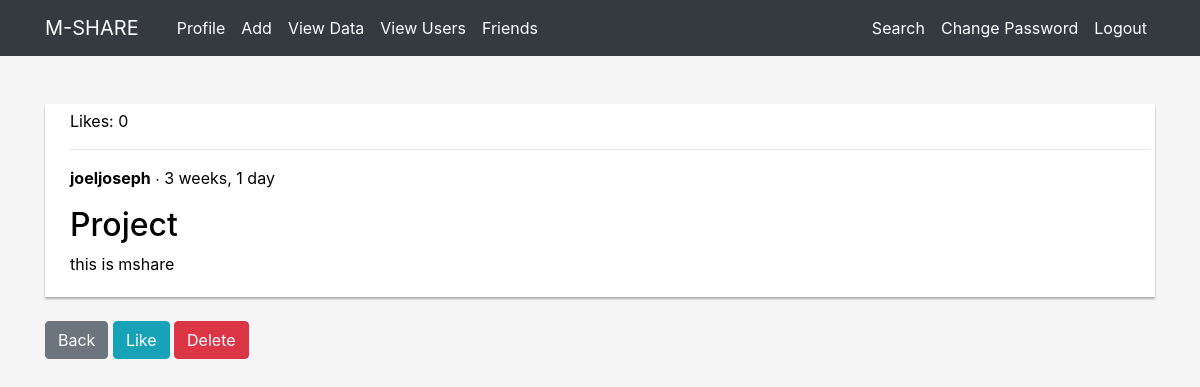
Page /obj/24/ (signed in) on the earlier database version.
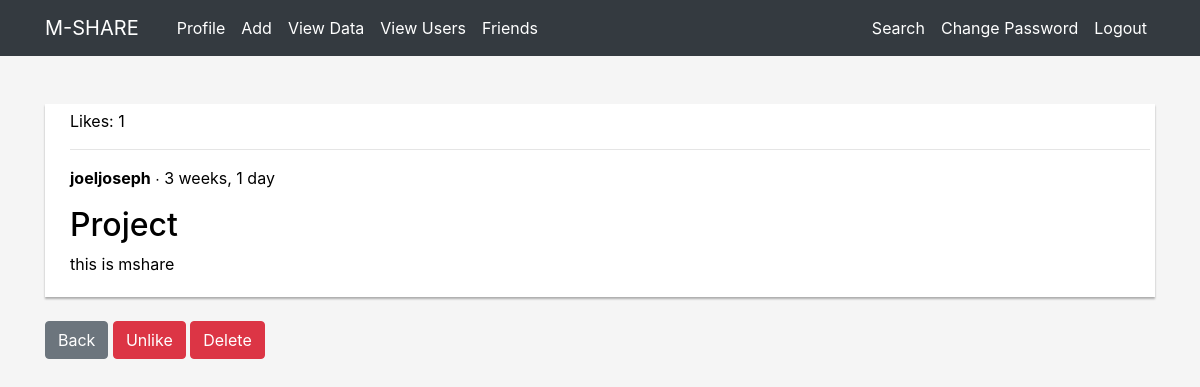
Same page on the later database version.
### mshare/models.py (models this page shows, shortened)
class Share(models.Model):
    author=models.CharField(max_length=30)
    title=models.CharField(max_length=50)
    content=models.TextField()
    date=models.DateTimeField(default=timezone.now)
    likes=models.IntegerField(default=0)

### mshare/views.py (the view)
# urls.py: path('obj/<int:pk>/', views.detail, name='detail'),
@login_required
def detail(request,pk):
    obj=get_object_or_404(Share,pk=pk)
    share=Share.objects.get(pk=pk)
    try:
        liked = Like.objects.get(current_item=share)
        users = liked.users.all()
    except Like.DoesNotExist:
        users=None
    if users == None:
        check = 'False'
    elif request.user in users:
        check = 'True'
    else:
        check = 'False'
    return render(request,'mshare/detail.html',{'obj':obj,'check':check})

### mshare/templates/mshare/detail.html (shortened to what this page needs)
{% extends 'mshare/base.html' %}
{% block content %}   <br>
<br>
        <div>
            <div style="width: 100%;
padding: auto;
border: 5px solid white;
background:white;
box-shadow: 0px 2px 2px rgba(0, 0, 0, 0.3);
margin: 0px; padding-left: 20px;"
>
            <p>Likes: {{ obj.likes }}</p>
            <hr>
            <p><b>{{obj.author}}</b> &#8729   {{ obj.date|timesince }}</p>
            <h2>{{ obj.title }}</h2>
            <p>{{ obj.content|linebreaksbr }}</p>
            </div>
        <br>
        <a href="{% url 'items' %}" class="btn btn-secondary">Back</a>
            <a href="{% url 'likes' share_pk=obj.pk %}">
                {% if check == "False" %}
                <button type="button" class="save btn btn-info">
                    <span>Like</span></button>
                {% else %}
                <button type="button" class="save btn btn-danger">
                    Unlike</span></button>
                {% endif %}
            </a>
            {% if obj.author == user.username and user.is_authenticated %}
            <a href="{% url 'delete' obj.id %}" >
                 <button type="button" class="save btn btn-danger">Delete</button>
           </a>
        {% endif %}
        </div>
{% endblock %}

Differences in the rows shown:
changed Share "Project": likes "0" → "1"
Other differences:
text no longer shown: "Like"
text now shown: "Unlike"
